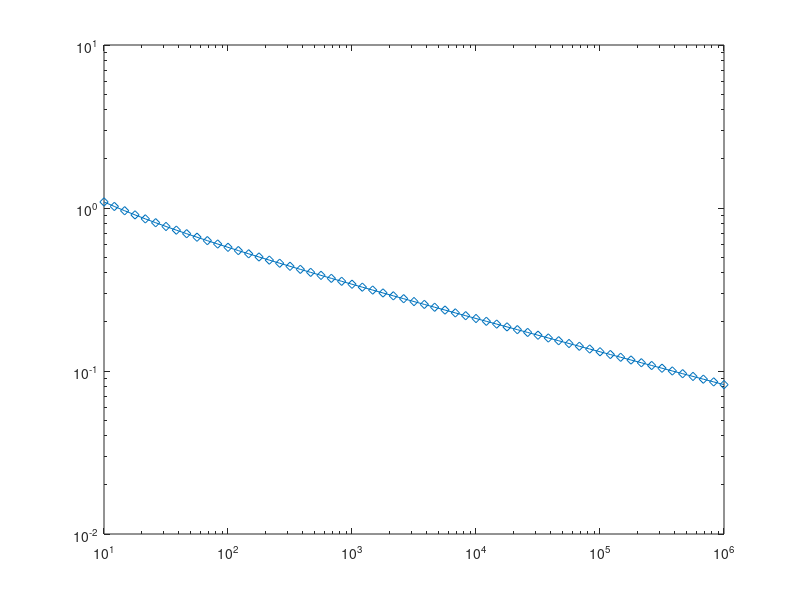

Source code (MATLAB): (Note: this script raises an error after producing the figure.)
sig=15;
n=logspace(1,6,61);
clear h

%depsdh=@(n,h,sig) -sqrt(2)/n - 0.5*(1-1/n)*(1+(sig/h)^2)^(-3/2) + sqrt(2)*(1+(2*sig^2)/h^2)^(-3/2))
dmisedh=@(n,h,sig) (-sqrt(2)/n - 0.5*(1-1/n)*(1+(sig/h)^2)^(-3/2) + sqrt(2)*(1+(2*sig^2)/h^2)^(-3/2))
depsdhstab=@(n,h,sig) -1/n - (1-1/n)*(1+sig/h)^-2 + 4*(1+2*sig/h)^-2;

for i=1:length(n)
    nnow=n(i)
    fun= @(x) dmisedh(nnow,x,sig);
    funstab= @(x) depsdhstab(nnow,x,sig);
   
    h(i)=fzero(fun,0.5*sig)   % second number is initial guess
    hstab(i)=fzero(funstab,0.5*sig) ;
end
figure(5)
loglog(n,h/sig,'-d')
hold on
loglog(n,hstab/sig,'-sq')
loglog(n,1.0*n.^(-2./6))
loglog(n,1.06*n.^(-1/5))
axis([10 10^6 .01 2]);

blahh=linspace(0,2,100);
for i=1:length(blahh)
    eps(i)= dmisedh(10^3,blahh(i),sig)  
end
figure(6)
plot(blahh,eps)

[val,idx]=min(eps)